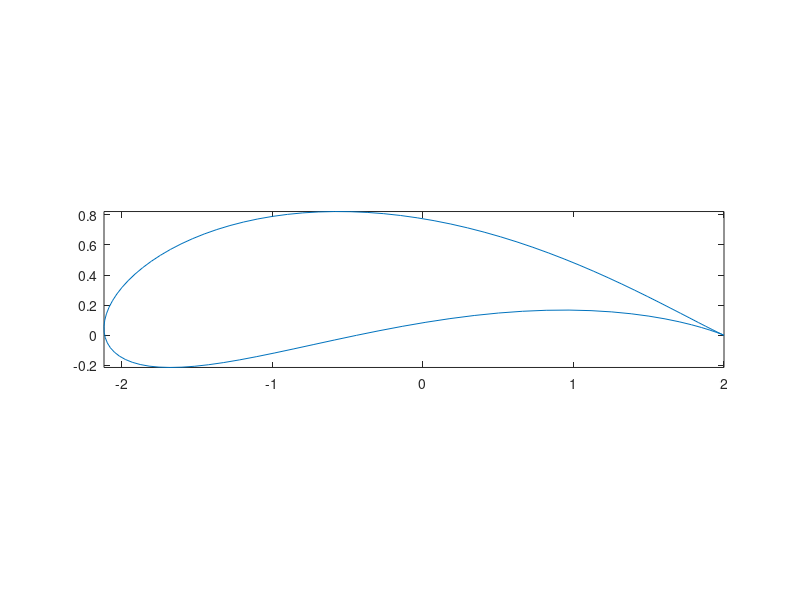

MATLAB code for this plot:
clear
close all
% Program will plot you a Joukowsky airfoil

c = 0.20;
m = 0.25;
Rad = sqrt(m^2 + (1+c)^2);
np = 100;

% Defining np + 1 points around circle
theta = (0:np)*2*pi/np; % np + 1 points from 0 to 2pi
theta = theta - atan(m/(1+c)); % Ensuring kutta condition applied at trailing edge

% Defining circle in z domain
xs = -c + Rad*cos(theta);
ys = m + Rad*sin(theta);
z = xs + ys*1i;

% Transforming circle to zeetah domain
zeetah = z + z.^(-1);
x_a = real(zeetah);
y_a = imag(zeetah);



plot(x_a,y_a)
axis image